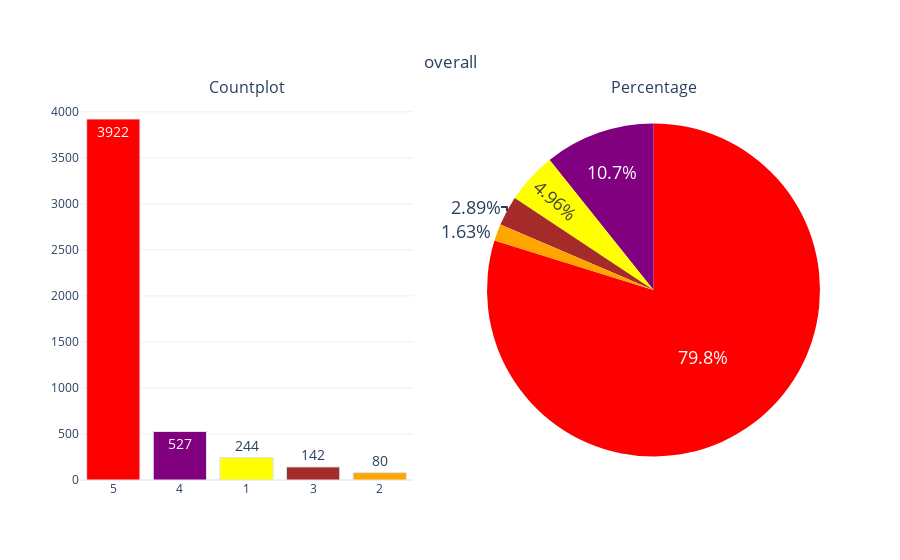

Notebook code for this chart:
### Markdown cell above
The categorical_variable_summary function takes a DataFrame df and a column name column_name as inputs. It creates a subplot consisting of a count plot and a pie chart, each showing the distribution of values in the specified column. The function uses the make_subplots function from the plotly.subplots module to create the subplot, and the go.Bar and go.Pie classes from the plotly.graph_objects module to create the count plot and pie chart, respectively.

The count plot is created by adding a go.Bar trace to the subplot. The y attribute of the trace is set to the count of each unique value in the specified column, and the x attribute is set to the unique values themselves (converted to strings). The text attribute is set to the count of each value (as a string), which is displayed on the bar. The marker attribute is set to a dictionary with a color key whose value is set to the constraints tuple, which specifies the color for each bar. The row and col attributes are set to 1 and 1, respectively, indicating that the trace should be added to the first subplot.

The pie chart is created in a similar way, by adding a go.Pie trace to the subplot. The labels and values attributes of the trace are set to the unique values and their counts, respectively, in the specified column. The marker attribute is set to a dictionary with a colors key whose value is set to the constraints tuple, which specifies the color for each wedge of the pie. The row and col attributes are set to 1 and 2, respectively, indicating that the trace should be added to the second subplot.

The layout of the subplot is customized using the update_layout method of the fig object. The title attribute is set to a dictionary with a text key whose value is set

### Code cell
categorical_variable_summary(df, 'overall')

### Figure 1 — Plotly figure (JSON) as saved in the notebook; plotly's stock layout.template omitted (floating-point values rounded to 4 significant figures)
{"data": [{"marker": {"color": ["#FF0000", "#800080", "#FFFF00", "#A52A2A", "#FFA500"], "line": {"color": "#DBE6EC", "width": 1}}, "name": "overall", "showlegend": false, "text": ["3922", "527", "244", "142", "80"], "textfont": {"size": 14}, "textposition": "auto", "type": "bar", "x": ["5", "4", "1", "3", "2"], "xaxis": "x", "y": [3922, 527, 244, 142, 80], "yaxis": "y"}, {"domain": {"x": [0.55, 1], "y": [0, 1]}, "labels": [5, 4, 1, 3, 2], "marker": {"colors": ["#FF0000", "#800080", "#FFFF00", "#A52A2A", "#FFA500"]}, "name": "overall", "showlegend": false, "textfont": {"size": 18}, "textposition": "auto", "type": "pie", "values": [3922, 527, 244, 142, 80]}], "layout": {"annotations": [{"font": {"size": 16}, "showarrow": false, "text": "Countplot", "x": 0.225, "xanchor": "center", "xref": "paper", "y": 1, "yanchor": "bottom", "yref": "paper"}, {"font": {"size": 16}, "showarrow": false, "text": "Percentage", "x": 0.775, "xanchor": "center", "xref": "paper", "y": 1, "yanchor": "bottom", "yref": "paper"}], "title": {"text": "overall", "x": 0.5, "xanchor": "center", "y": 0.9, "yanchor": "top"}, "xaxis": {"anchor": "y", "domain": [0, 0.45]}, "yaxis": {"anchor": "x", "domain": [0, 1]}}}
